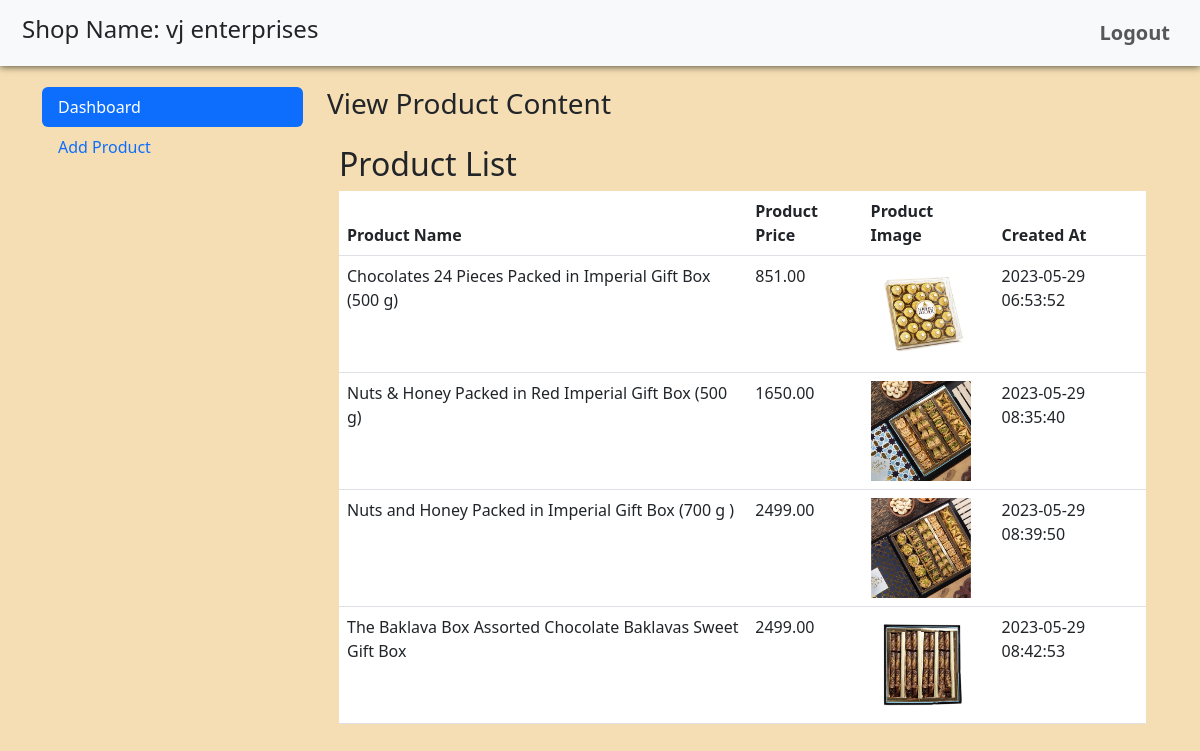
The app's page /admin.php with its own data.
### tables this page shows
CREATE TABLE `users` (
  `id` int(11) NOT NULL,
  `userid` varchar(50) NOT NULL,
  `shopname` varchar(100) NOT NULL,
  `password` varchar(255) NOT NULL
);

CREATE TABLE `products` (
  `id` int(11) NOT NULL,
  `userid` int(11) NOT NULL,
  `productname` varchar(255) NOT NULL,
  `productprice` decimal(10,2) NOT NULL,
  `productimage` varchar(255) NOT NULL,
  `created_at` timestamp NOT NULL DEFAULT current_timestamp()
);

### view_product.php (the view)
<?php
$hostname = "localhost";
$username = "root";
$password = "";
$database = "hashitout";
try {
    $db = new PDO("mysql:host=$hostname;dbname=$database", $username, $password);
    $db->setAttribute(PDO::ATTR_ERRMODE, PDO::ERRMODE_EXCEPTION);
} catch(PDOException $e) {
    die("Database connection failed: " . $e->getMessage());
}
$stmt = $db->query("SELECT * FROM products");
$products = $stmt->fetchAll(PDO::FETCH_ASSOC);
?>
<div class="container">
        <h2 class="mt-4">Product List</h2>
        <table class="table">
            <thead>
                <tr>
                    <th>Product Name</th>
                    <th>Product Price</th>
                    <th>Product Image</th>
                    <th>Created At</th>
                </tr>
            </thead>
            <tbody>
            <?php foreach ($products as $product): ?>
                <tr>
                    <td><?php echo $product["productname"]; ?></td>
                    <td><?php echo $product["productprice"]; ?></td>
                    <td>
                        <img src="<?php echo $product["productimage"]; ?>" alt="Product Image" width="100" height="100">
                    </td>
                    <td><?php echo $product["created_at"]; ?></td>
                </tr>
                <?php endforeach; ?>
            </tbody>
        </table>
    </div>

### admin_header.php (shortened to what this page needs)
<?php
$hostname = "localhost";
$username = "root";
$password = "";
$database = "hashitout";
try {
    $db = new PDO("mysql:host=$hostname;dbname=$database", $username, $password);
    $db->setAttribute(PDO::ATTR_ERRMODE, PDO::ERRMODE_EXCEPTION);
} catch(PDOException $e) {
    die("Database connection failed: " . $e->getMessage());
}
$stmt = $db->prepare("SELECT shopname FROM users");
$stmt->execute();
$shopname = $stmt->fetchColumn();
?>
<!DOCTYPE html>
<html lang="en">
<head>
    <link href="https://cdn.jsdelivr.net/npm/bootstrap@5.3.0-alpha3/dist/css/bootstrap.min.css" rel="stylesheet">
<link rel="stylesheet" href="styles1.css">
</head>
<body>
<nav class="navbar sticky-top navbar-expand-lg bg-body-tertiary mb-5">
  <div class="container-fluid">
    <h4><?php echo "Shop Name: " . $shopname; ?></h4>
    <div class="collapse navbar-collapse" id="navbarNav">
      <ul class="navbar-nav">
        <li class="nav-item">
          <a class="nav-link" href="logout.php">Logout</a>
        </li>
      </ul>
    </div>
  </div>
</nav>

### admin.php (shortened to what this page needs)
<?php include 'admin_header.php'; ?>
    <div class="container">
        <div class="row">
            <div class="col-lg-3">
                <ul class="nav nav-pills flex-column">
                    <li class="nav-item">
                        <a class="nav-link active" id="dashboard-tab" data-bs-toggle="pill" href="#dashboard">Dashboard</a>
                    </li>
                    <li class="nav-item">
                        <a class="nav-link" id="add-product-tab" data-bs-toggle="pill" href="#add-product">Add Product</a>
                    </li>
                </ul>
            </div>
            <div class="col-lg-9">
                <div class="tab-content">
                    <div class="tab-pane fade show active" id="dashboard">
                    <h3>View Product Content</h3>
                        <?php include 'view_product.php'; ?>
                    </div>
                </div>
            </div>
        </div>
    </div>

### styles1.css (style rules this page uses)
body { background-color: wheat; }
div#navbarNav { justify-content: flex-end; }
nav.navbar.navbar-expand-lg.bg-body-tertiary { padding: 10px; box-shadow: 0px 1px 7px #000000a3; font-size: 20px; font-weight: 600; margin-bottom: 21px!important; }

### records on screen
users: shopname "vj enterprises"
products: productname "Chocolates 24 Pieces Packed in Imperial Gift Box (500 g)", productprice "851.00", productimage (picture), created_at "2023-05-29 06:53:52"
products: productname "Nuts & Honey Packed in Red Imperial Gift Box (500 g)", productprice "1650.00", productimage (picture), created_at "2023-05-29 08:35:40"
products: productname "Nuts and Honey Packed in Imperial Gift Box (700 g )", productprice "2499.00", productimage (picture), created_at "2023-05-29 08:39:50"
products: productname "The Baklava Box Assorted Chocolate Baklavas Sweet Gift Box", productprice "2499.00", productimage (picture), created_at "2023-05-29 08:42:53"
